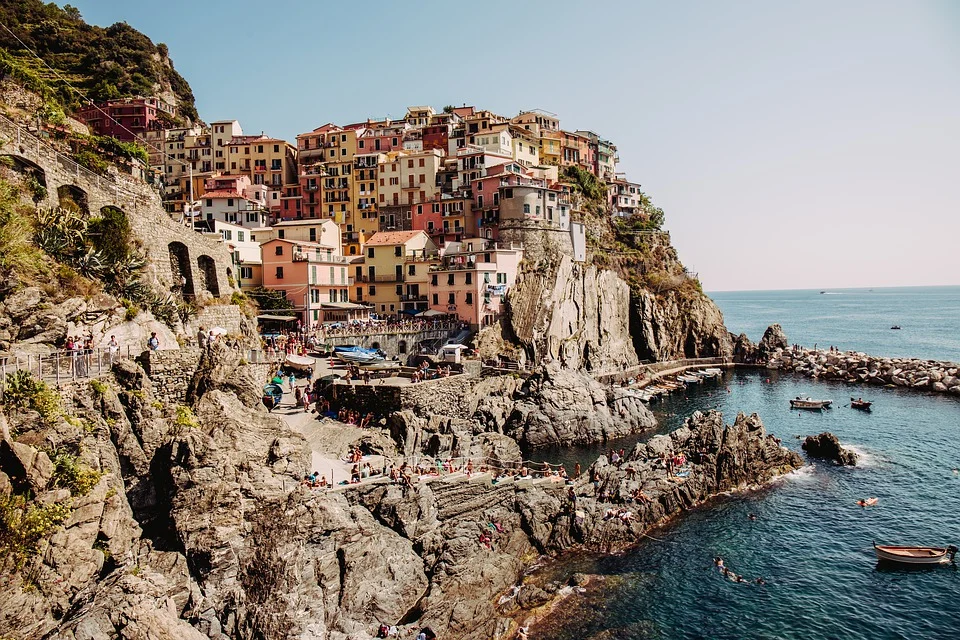
#> input picture test-image.jpg, 960 x 640 px
$ jupyter execute --allow-errors optimization-test.ipynb
#> lines starting #> are read from the running program, lines starting #| are printed output that depends on the picture
[cell 1]
from PIL import Image
import numpy as np
import nevergrad as ng
import matplotlib.pyplot as plt

[cell 2]
# !dir

[cell 3]
# Via https://stackoverflow.com/a/7769424/10940584
def load_image( infilename, scale=0.05) :
#     img = Image.open( open(infilename, 'rb') )
#> called with infilename = 'test-image.jpg', scale = 0.05
    img = Image.open(infilename)
#> img is the input picture: PIL image 960x640 RGB; mean R, G, B 139.3, 130.8, 121.7
    img.load()
    data = np.asarray( img.resize(tuple((np.array(img.size) * scale).round().astype(int))), dtype="int32" )
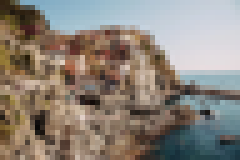
#> data: shape (32, 48, 3) int32 (shown 5 times larger); mean R, G, B 139.3, 130.8, 121.7
    return data

[cell 4]
image_data = (load_image('test-image.jpg')/255).astype(float)#.mean(axis=2)
plt.imshow(image_data, cmap='inferno')

[cell 5]
# ng.optimizers.NGOpt13

[cell 6]
image_data.shape
#> Out = (32, 48, 3)

[cell 7]
plt.close('all')
ih, iw = image_data.shape[:2]
#> ih = 32; iw = 48
w, h = (5,)*2
limit = np.array([ih-float(w), iw-float(h)])
#> limit = [27, 43]
print(limit.dtype)
#| float64
swatches = 300
positions = np.random.randint(0, limit, [swatches, 2])
color_init = np.random.uniform(-0.1, 0.1, [swatches, 3])

patch = np.random.uniform(-1., 1., [w, h, 3])

[cell 8]
def generate(zx, zy, z2):
    zx = np.array(zx)
    zy = np.array(zy)
    c = np.zeros_like(image_data, dtype=float)
#     Explicitly indexing the position array seems to alleviate the random kernel crashes
    for p in range(zx.shape[0]):
#         x, y = tuple(p.astype(int))
#         x, y = tuple(z1[p])
        x = zx[p]
        y = zy[p]
        x = round(x)
        y = round(y)
        g = z2[p]
#         print(x, y, x+w, y+h, c[x:x+w, y:y+h].shape, g.shape, g.dtype)
        c[x:x+w, y:y+h] += g#+= patch
#     return np.clip(c, 0., 1.)
    return c

def loss(qx:np.ndarray, qy:np.ndarray, q2:np.ndarray, noisy=True) -> float:
    canvas = generate(qx, qy, q2)
#     print(canvas.shape)
    d = np.mean((canvas - image_data) ** 2)
#     d = np.mean(np.abs(canvas - image_data))
#     print(d)
    return d

[cell 9]
lim = [int(u) for u in limit.astype(int)]
#> lim = [27, 43]
print(lim)
#| [27, 43]

#> (the rest of this cell did not finish here and is left out)
